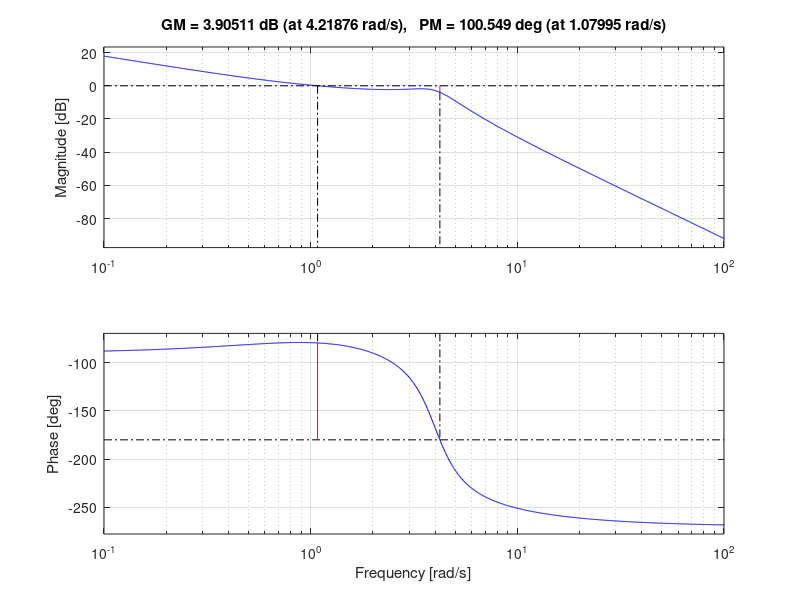
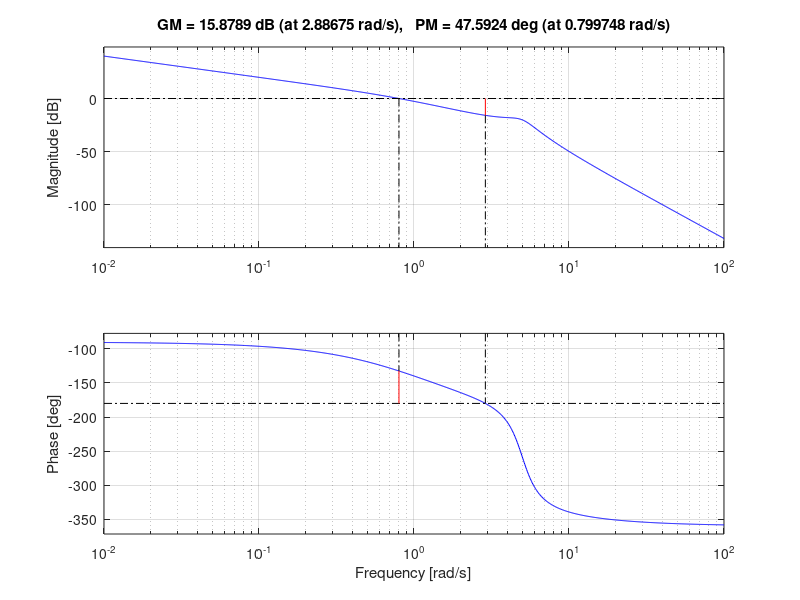
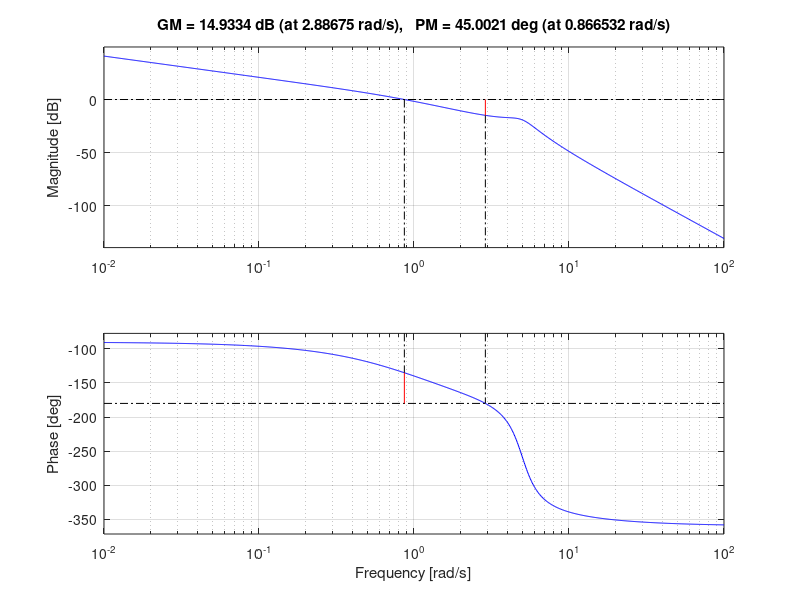

MATLAB code for these plots, in order:
close all; clear; clc;
%% 2
s = tf('s');

G = (25*(s+1)) / (s*(s+2)*(s^2+2*s+16));

figure('Name','2')
bode(G)
margin(G)

%% 3
s = tf('s');

K = 1;
G = (K) / (s*(s+1)*((s/5)^2+(.4/5)*s+1));

figure('Name','3a')
bode(G)
margin(G)

figure('Name','3b')
K = 1.115;
G = (K) / (s*(s+1)*((s/5)^2+(.4/5)*s+1));
bode(G)
margin(G)
